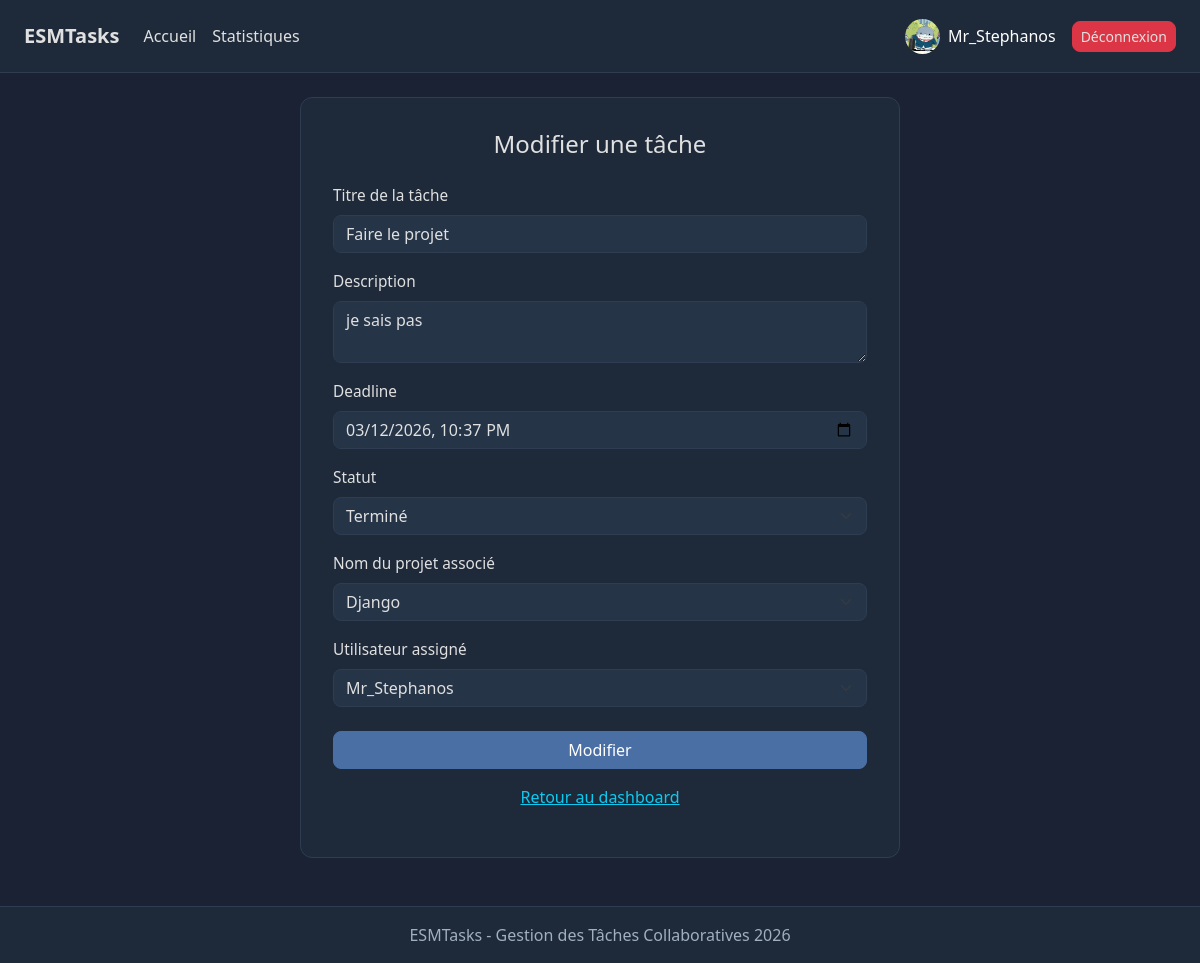
The app's page /tasks/1/edit/ (signed in) with its own data.
### tasks/models.py (models this page shows, shortened)
class Profile(models.Model):
    ROLE_CHOICES = [
        ('etudiant', 'Étudiant'),
        ('professeur', 'Professeur'),
    ]
    user = models.OneToOneField(User, on_delete=models.CASCADE)
    role = models.CharField(max_length=20, choices=ROLE_CHOICES)
    avatar = models.ImageField(upload_to='avatars/', blank=True, null=True)

class Task(models.Model):
    STATUS_CHOICES = [
        ('todo', 'À faire'),
        ('in_progress', 'En cours'),
        ('done', 'Terminé'),
    ]
    title = models.CharField(max_length=200)
    description = models.TextField(blank=True)
    deadline = models.DateTimeField()
    status = models.CharField(max_length=20, choices=STATUS_CHOICES, default='todo')
    project = models.ForeignKey('Project', related_name='tasks', on_delete=models.CASCADE)
    assigned_to = models.ForeignKey(User, related_name='assigned_tasks', on_delete=models.CASCADE)
    created_by = models.ForeignKey(User, related_name='created_tasks', on_delete=models.CASCADE)
    created_at = models.DateTimeField(auto_now_add=True)
    completed_at = models.DateTimeField(null=True, blank=True)

class Project(models.Model):
    name = models.CharField(max_length=200)
    description = models.TextField(blank=True)
    created_by = models.ForeignKey(User, on_delete=models.CASCADE, related_name='projects')
    members = models.ManyToManyField(User, related_name='joined_projects', blank=True)
    created_at = models.DateTimeField(auto_now_add=True)

### tasks/views.py (the view, shortened to what this page needs)
# urls.py: path('tasks/<int:pk>/edit/', views.edit_task, name='edit_task'),
@login_required
def edit_task(request, pk):
    task = Task.objects.get(pk=pk)
    if request.user != task.project.created_by and request.user != task.assigned_to:
        return redirect('dashboard')
    return render(request, 'tasks/edit_task.html', {
        'task': task,
        'projects': Project.objects.all(),
        'users': User.objects.filter(profile__isnull=False)
    })

### tasks/templates/tasks/edit_task.html (shortened to what this page needs)
{% extends 'tasks/base.html' %}
{% block content %}
<div class="form-card">
<h4 class="text-center mb-4">Modifier une tâche</h4>
<form method="POST">
    <div class="mb-3">
            <label class="form-label">Titre de la tâche</label>
    <input type="text" name="title" class="form-control" value="{{task.title}}">
    </div>
    <div class="mb-3">
            <label class="form-label">Description</label>
            <textarea name="description" class="form-control">{{task.description}}</textarea>
    </div>
    <div class="mb-3">
            <label class="form-label">Deadline</label>
    <input type="datetime-local" name="deadline" class="form-control"
    value="{{ task.deadline|date:'Y-m-d' }}T{{ task.deadline|time:'H:i' }}">
    </div>
    <div class="mb-3">
            <label class="form-label">Statut</label>
    <select name="status" id="status" class="form-select">
    <option value="done" {% if task.status == 'done' %}selected{% endif %}>Terminé</option>
</select>
    </div>
    <div class="mb-3">
            <label class="form-label">Nom du projet associé</label>
<select name="project" class="form-select">
    {% for project in projects %}
        <option value="{{ project.pk }}"
            {% if project == task.project %}selected{% endif %}>
            {{ project.name }}
        </option>
    {% endfor %}
</select>
    </div>
    <div class="mb-3">
            <label class="form-label">Utilisateur assigné</label>
<select name="assigned_to" class="form-select">
    {% for user in users %}
        <option value="{{ user.pk }}"
            {% if user == task.assigned_to %}selected{% endif %}>
            {{ user.username }}
        </option>
    {% endfor %}
</select>
    </div>
    <div class="d-flex gap-2 mt-4">
            <button type="submit" class="btn btn-primary w-100">Modifier</button>
        </div>
</form>
<p class="text-center text-secondary mt-3"><a href="{% url 'dashboard' %}" class="text-info">Retour au dashboard</a>
</p>
</div>
    {% endblock %}

### tasks/templates/tasks/base.html (shortened to what this page needs)
<!DOCTYPE html>
{% load static %}
<html lang="fr">
<head>
    <link href="https://cdn.jsdelivr.net/npm/bootstrap@5.3.0/dist/css/bootstrap.min.css" rel="stylesheet">
    <link rel="stylesheet" href="{% static 'style.css' %}">
</head>
<body>
<nav class="navbar navbar-expand-lg px-4 py-3">
    <a class="navbar-brand fw-bold text-white me-4" href="{% url 'dashboard' %}"> ESMTasks</a>
    <a href="{% url 'dashboard' %}" class="text-decoration-none me-3">Accueil</a>
    <a href="{% url 'stats' %}" class="text-decoration-none">Statistiques</a>
    <div class="ms-auto d-flex align-items-center gap-3">
        {% if request.user.is_authenticated %}
            <a href="{% url 'profile' %}" class="d-flex align-items-center gap-2 text-decoration-none">
                {% if request.user.profile.avatar %}
                    <img src="{{ request.user.profile.avatar.url }}"
                         width="35" height="35"
                         style="border-radius: 50%; object-fit: cover;">
                {% endif %}
                <span class="text-white">{{ request.user.username }}</span>
            </a>
            <a href="{% url 'logout' %}" class="btn btn-sm btn-danger">Déconnexion</a>
        {% else %}
            <a href="{% url 'login' %}" class="btn btn-sm btn-outline-light">Connexion</a>
            <a href="{% url 'register' %}" class="btn btn-sm btn-primary">Inscription</a>
        {% endif %}
    </div>
</nav>
<div class="container mt-4">
    {% block content %}
    {% endblock %}
</div>
<footer>
    ESMTasks - Gestion des Tâches Collaboratives 2026
</footer>
</body>
</html>

### tasks/static/style.css (style rules this page uses)
body { background-color: #1a2234; color: #e0e0e0; font-family: 'Segoe UI', sans-serif; }
.navbar { background-color: #1e2a3a !important; border-bottom: 1px solid #2e3d52; }
.navbar a { color: #e0e0e0 !important; }
.form-control, .form-select { background-color: #253447; border: 1px solid #2e3d52; color: #e0e0e0; border-radius: 8px; }
.btn-primary { background-color: #4a6fa5; border-color: #4a6fa5; border-radius: 8px; }
.btn-danger { border-radius: 8px; }
.form-label { color: #e0e0e0 !important; font-size: 0.96rem; }
.form-card { background-color: #1e2a3a; border: 1px solid #2e3d52; border-radius: 12px; padding: 2rem; max-width: 600px; margin: 0 auto; }
footer { background-color: #1e2a3a; border-top: 1px solid #2e3d52; color: #a0b0c0; text-align: center; padding: 1rem; margin-top: 3rem; }

### records on screen
Task: title "Faire le projet", description "je sais pas", deadline "03/12/2026 22:37", status "Terminé", project "Django", assigned_to "Mr_Stephanos"

### other values on screen
{{ request.user.username }} "Mr_Stephanos"
